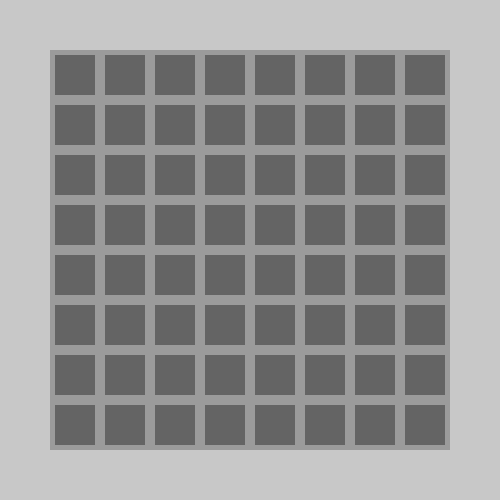
Frame 1 (no input)
Frame 60 (the mouse pressed at the canvas centre just before this capture): identical to frame 1, image omitted
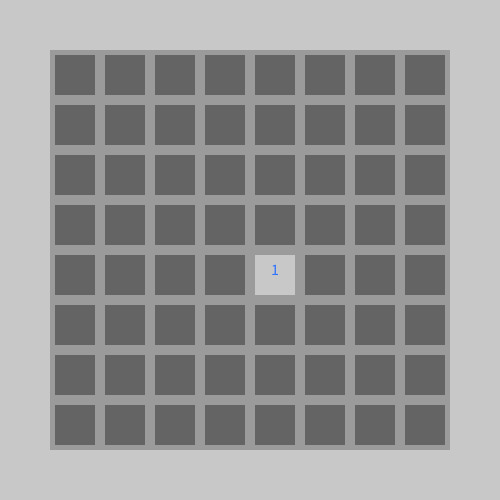
Frame 120 (the mouse held since frame 60 and released just before this capture)

The Processing sketch that drew these frames (run headless with seeded random() and noise(); from frame 60 on, the mouse is pressed at the canvas centre):

// Processing sketch: sketch_170519a
// ── sketch_170519a.pde
int margin=50;
boolean[][] fieldBombs=new boolean[8][8];
int[][] fieldNear=new int[8][8];
boolean[][] fieldOpened=new boolean[8][8];
boolean[][] visited=new boolean[8][8];
boolean end=false;
boolean firstClick=true;

void reset(){
  end=false;
  firstClick=true;
  for(int i=0;i<8;i++){
    for(int j=0;j<8;j++){
      fieldOpened[i][j]=false;
      fieldNear[i][j]=0;
    }
  }
  for(int i=0;i<10;i++){
    int x,y;
    for(x=Math.round(random(7)),y=Math.round(random(7));fieldBombs[x][y];x=Math.round(random(7)),y=Math.round(random(7)));
    fieldBombs[x][y]=true;
    if(x<7)fieldNear[x+1][y]++; 
    if(x<7&&y<7)fieldNear[x+1][y+1]++; 
    if(x<7&&y>0)fieldNear[x+1][y-1]++; 
    if(y<7)fieldNear[x][y+1]++; 
    if(y>0)fieldNear[x][y-1]++; 
    if(x>0)fieldNear[x-1][y]++; 
    if(x>0&&y<7)fieldNear[x-1][y+1]++; 
    if(x>0&&y>0)fieldNear[x-1][y-1]++; 
  }
}

void display(){
  fill(100);
  textAlign(CENTER);
  textSize(16);
  for(int i=0;i<8;i++){
    for(int j=0;j<8;j++,fill(100)){
      if(fieldOpened[i][j])fill(200);
      rect(margin+5+i*50,margin+5+j*50,40,40);
      if(fieldOpened[i][j]){
        color c=#2E72FF;
        if(fieldNear[i][j]==0)continue;
        switch(fieldNear[i][j]){
          case 1:c=#2E72FF;break;
          case 2:c=#0AA534;break;
          case 3:c=#FF1717;break;
          case 4:c=#1100D8;break;
          case 5:c=#9600CE;break;
          case 6:c=#0087D8;break;
          case 7:c=#0B8E00;break;
          case 8:c=#FFF300;break;
        }
        
        fill(c);
        text(fieldNear[i][j],margin+25+i*50,margin+25+j*50);
      }
      
    }
  }
}

void resetVisited(){
  for(int i=0;i<8;i++)
    for(int j=0;j<8;j++)
      visited[i][j]=false;
}

boolean openNear(int x,int y){
    if(x<0||x>=8||y<0||y>=8)return false;
    if(fieldNear[x][y]!=0)return false;
    visited[x][y]=true;
    
    if(x<7)fieldOpened[x+1][y]=true;
    if(x<7&&y<7)fieldOpened[x+1][y+1]=true; 
    if(y>0&&x<7)fieldOpened[x+1][y-1]=true; 
    if(y<7)fieldOpened[x][y+1]=true; 
    if(y>0)fieldOpened[x][y-1]=true; 
    if(x>0)fieldOpened[x-1][y]=true; 
    if(x>0&&y<7)fieldOpened[x-1][y+1]=true; 
    if(x>0&&y>0)fieldOpened[x-1][y-1]=true;
    
    if(x>0&&y>0&&!visited[x-1][y-1])openNear(x-1,y-1);
    if(y>0&&!visited[x][y-1])openNear(x,y-1);
    if(y>0&&x<7&&!visited[x+1][y-1])openNear(x+1,y-1);
    if(x>0&&!visited[x-1][y])openNear(x-1,y);
    if(x<7&&!visited[x+1][y])openNear(x+1,y);
    if(x>0&&y<7&&!visited[x-1][y+1])openNear(x-1,y+1);
    if(y<7&&!visited[x][y+1])openNear(x,y+1);
    if(x<7&&y<7&&!visited[x+1][y+1])openNear(x+1,y+1);
    
    return true;
}

void mousePressed(){
  int x=(mouseX-margin)/50;
  int y=(mouseY-margin)/50;
  if(x>=0&&x<8&&y>=0&&y<8){
    fieldOpened[x][y]=true;
    if(fieldBombs[x][y])end=true;
    if(fieldNear[x][y]==0){
      resetVisited();
      openNear(x,y);
    }
  }
}

void draw(){
  background(155);
  
  if(end)reset();
  
  display();
  
  fill(200);
  rect(0,0,margin,height);
  rect(0,0,width,margin);
  rect(width-margin,0,width,height);
  rect(0,height-margin,width,height);
}

void setup(){
  size(500,500); 
  noStroke();
  reset();
}
